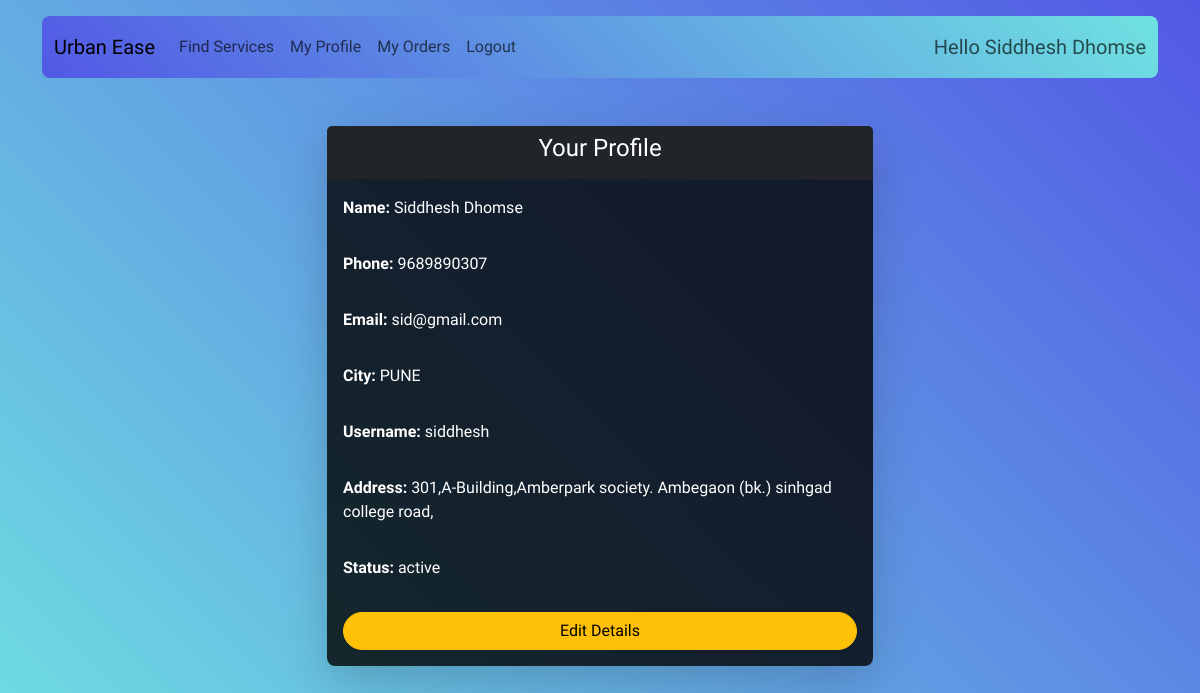
Page /customer/profile (signed in) on the earlier database version.
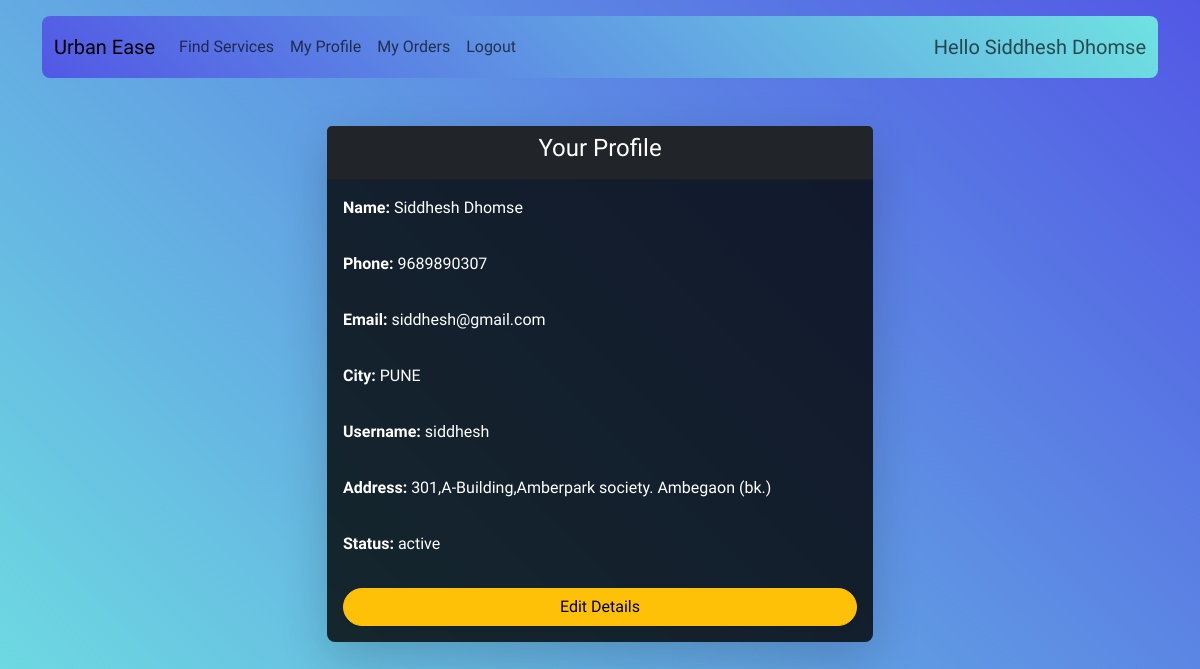
Same page on the later database version.
### application/model.py (models this page shows, shortened)
class User(db.Model, UserMixin):
    id = db.Column(db.Integer, primary_key=True)
    username = db.Column(db.String(80), unique=True, nullable=False)
    email = db.Column(db.String(120), unique=True, nullable=False)
    role = db.Column(db.String(80), nullable=False)
    date_joined = db.Column(db.DateTime, nullable=False)
    password = db.Column(db.String(80), nullable=False)
    customer_det = db.relationship('Customer', backref='user', lazy=True, uselist=False)
    service_professional_det = db.relationship('ServiceProfessional', backref='user', lazy=True, uselist=False)
    @property
    def is_active(self):
        if self.role == 'customer':
            return self.customer_det.status == 'active'
        elif self.role == 'service_professional':
            return self.service_professional_det.status == 'approved'
        elif self.role == 'admin':
            return True
        return False  # For any other role, return False or handle accordingly

class Customer(db.Model):
    id = db.Column(db.Integer, primary_key=True)
    name = db.Column(db.String(80), nullable=False)
    phone = db.Column(db.String(80), nullable=False)
    city = db.Column(db.String(80), nullable=False)
    address = db.Column(db.String(200), nullable=False)
    status = db.Column(db.String(80), nullable=False)  # ('active', 'inactive')
    user_id = db.Column(db.Integer, db.ForeignKey('user.id'), nullable=False)
    service_requests = db.relationship('ServiceRequest', backref='customer', lazy=True)

### application/routes.py (the view)
@app.route('/customer/profile')
@login_required
def customer_profile():
    Customer_id = session.get('user_id')
    customer = Customer.query.filter_by(user_id=Customer_id).first()
    return render_template('customer_profile.html', customer=customer)

### application/routes.py (called while the page is built)
@login_manager.user_loader
def load_user(user_id):
    return User.query.get(int(user_id))

### templates/customer_profile.html (shortened to what this page needs)
{% extends 'base.html' %}
{% block content %}
<div class="row mt-4 justify-content-center">
    <div class="col-md-8 col-lg-6">
        <div class="card shadow-lg rounded-3" style="background-color: rgba(0, 0, 0, 0.8); border: none;">
            <div class="card-header text-center bg-dark text-white">
                <h4>Your Profile</h4>
            </div>
            <div class="card-body text-white">
                <div class="row">
                    <div class="col-12 mb-3">
                        <p><strong>Name:</strong> {{ customer.name }}</p>
                    </div>
                    <div class="col-12 mb-3">
                        <p><strong>Phone:</strong> {{ customer.phone }}</p>
                    </div>
                    <div class="col-12 mb-3">
                        <p><strong>Email:</strong> {{ customer.user.email }}</p>
                    </div>
                    <div class="col-12 mb-3">
                        <p><strong>City:</strong> {{ customer.city }}</p>
                    </div>
                    <div class="col-12 mb-3">
                        <p><strong>Username:</strong> {{ customer.user.username }}</p>
                    </div>
                    <div class="col-12 mb-3">
                        <p><strong>Address:</strong> {{ customer.address }}</p>
                    </div>
                    <div class="col-12 mb-3">
                        <p><strong>Status:</strong> {{ customer.status }}</p>
                    </div>
                </div>
                <button type="button" class="btn btn-warning w-100 rounded-pill shadow-sm" data-bs-toggle="modal" data-bs-target="#editCustomerModal">
                    Edit Details
                </button>
            </div>
        </div>
    </div>
</div>
{% endblock %}

### templates/navbar.html (shortened to what this page needs)
<nav class="navbar navbar-expand-lg custom-bg2 rounded-3 navbar-expand-hover">
  <div class="container-fluid">
    <a class="navbar-brand" href="/">Urban Ease</a>
    <div class="collapse navbar-collapse" id="navbarNavDropdown">
      <ul class="navbar-nav me-auto mb-2 mb-lg-0">
        {% if not session['role'] %}
        <li class="nav-item dropdown">
          <a class="nav-link dropdown-toggle" href="#" id="navbarDropdown" role="button" data-bs-toggle="dropdown" aria-expanded="false">
            Register
          </a>
          <ul class="dropdown-menu" aria-labelledby="navbarDropdown">
            <li><a class="dropdown-item" href="{{ url_for('registercustomer') }}">As a Customer</a></li>
            <li><a class="dropdown-item" href="{{ url_for('registerserviceprofessional') }}">As a Service Professional</a></li>
          </ul>
        </li>
        <li class="nav-item">
          <a class="nav-link " href="{{ url_for('Login') }}">Login</a>
        </li>
        {% elif session['role'] == 'customer' %}
        <li class="nav-item">
          <a class="nav-link" href="{{ url_for('customer_dashboard') }}">Find Services</a>
        </li>
        <li class="nav-item">
          <a class="nav-link" href="{{ url_for('customer_profile') }}">My Profile</a>
        </li>
        <li class="nav-item">
          <a class="nav-link" href="{{ url_for('customer_orders') }}">My Orders</a>
        </li>
        {%endif%}
        {% if session['role'] %}
        <li class="nav-item">
          <a class="nav-link" href="{{ url_for('logout') }}">Logout</a>
        </li>
        {% endif %}
      </ul>
      {%if session['role']%}
      <span class="navbar-text fs-5">
        Hello {{session.get('name')}}
      </span>
      {%endif%}
    </div>
  </div>
</nav>

Differences in the rows shown:
changed Customer "Siddhesh Dhomse": address "301,A-Building,Amberpark society. Ambegaon (bk.) sinhgad college road," → "301,A-Building,Amberpark society. Ambegaon (bk.)"
changed User "siddhesh": user.email "sid@gmail.com" → "siddhesh@gmail.com"
